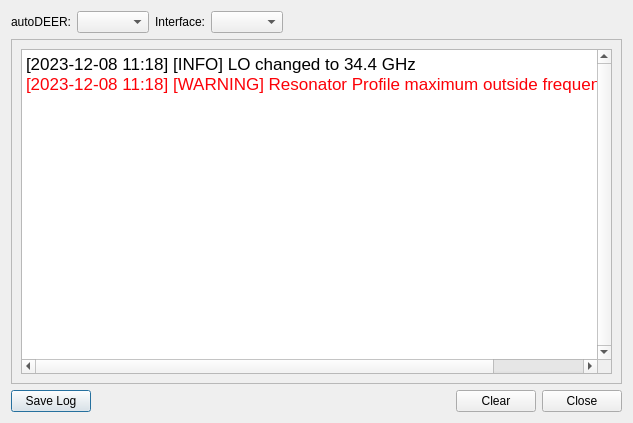
<?xml version="1.0" encoding="UTF-8"?>
<ui version="4.0">
 <class>Log</class>
 <widget class="QDialog" name="Log">
  <property name="geometry">
   <rect>
    <x>0</x>
    <y>0</y>
    <width>633</width>
    <height>423</height>
   </rect>
  </property>
  <property name="font">
   <font>
    <family>.AppleSystemUIFont</family>
   </font>
  </property>
  <property name="windowTitle">
   <string>Log</string>
  </property>
  <property name="windowOpacity">
   <double>1.000000000000000</double>
  </property>
  <layout class="QVBoxLayout" name="verticalLayout">
   <item>
    <layout class="QHBoxLayout" name="horizontalLayout">
     <item>
      <widget class="QLabel" name="label">
       <property name="text">
        <string>autoDEER:</string>
       </property>
       <property name="alignment">
        <set>Qt::AlignRight|Qt::AlignTrailing|Qt::AlignVCenter</set>
       </property>
      </widget>
     </item>
     <item>
      <widget class="QComboBox" name="autoDEER_log_level_combo"/>
     </item>
     <item>
      <widget class="QLabel" name="label_2">
       <property name="text">
        <string>Interface:</string>
       </property>
       <property name="alignment">
        <set>Qt::AlignRight|Qt::AlignTrailing|Qt::AlignVCenter</set>
       </property>
      </widget>
     </item>
     <item>
      <widget class="QComboBox" name="interface_log_level_combo"/>
     </item>
     <item>
      <spacer name="horizontalSpacer_2">
       <property name="orientation">
        <enum>Qt::Horizontal</enum>
       </property>
       <property name="sizeHint" stdset="0">
        <size>
         <width>40</width>
         <height>20</height>
        </size>
       </property>
      </spacer>
     </item>
    </layout>
   </item>
   <item>
    <widget class="QScrollArea" name="scrollArea">
     <property name="widgetResizable">
      <bool>true</bool>
     </property>
     <widget class="QWidget" name="scrollAreaWidgetContents">
      <property name="geometry">
       <rect>
        <x>0</x>
        <y>0</y>
        <width>607</width>
        <height>319</height>
       </rect>
      </property>
      <layout class="QVBoxLayout" name="verticalLayout_2">
       <item>
        <widget class="QTextEdit" name="log_text">
         <property name="frameShadow">
          <enum>QFrame::Sunken</enum>
         </property>
         <property name="verticalScrollBarPolicy">
          <enum>Qt::ScrollBarAlwaysOn</enum>
         </property>
         <property name="undoRedoEnabled">
          <bool>false</bool>
         </property>
         <property name="lineWrapMode">
          <enum>QTextEdit::NoWrap</enum>
         </property>
         <property name="html">
          <string>&lt;!DOCTYPE HTML PUBLIC &quot;-//W3C//DTD HTML 4.0//EN&quot; &quot;http://www.w3.org/TR/REC-html40/strict.dtd&quot;&gt;
&lt;html&gt;&lt;head&gt;&lt;meta name=&quot;qrichtext&quot; content=&quot;1&quot; /&gt;&lt;style type=&quot;text/css&quot;&gt;
p, li { white-space: pre-wrap; }
&lt;/style&gt;&lt;/head&gt;&lt;body style=&quot; font-family:'.AppleSystemUIFont'; font-size:13pt; font-weight:400; font-style:normal;&quot;&gt;
&lt;p style=&quot; margin-top:0px; margin-bottom:0px; margin-left:0px; margin-right:0px; -qt-block-indent:0; text-indent:0px;&quot;&gt;[2023-12-08 11:18] [INFO] LO changed to 34.4 GHz&lt;/p&gt;
&lt;p style=&quot; margin-top:0px; margin-bottom:0px; margin-left:0px; margin-right:0px; -qt-block-indent:0; text-indent:0px;&quot;&gt;&lt;span style=&quot; color:#fc0107;&quot;&gt;[2023-12-08 11:18] [WARNING] Resonator Profile maximum outside frequency scan range&lt;/span&gt;&lt;/p&gt;&lt;/body&gt;&lt;/html&gt;</string>
         </property>
         <property name="textInteractionFlags">
          <set>Qt::LinksAccessibleByKeyboard|Qt::LinksAccessibleByMouse|Qt::TextBrowserInteraction|Qt::TextSelectableByKeyboard|Qt::TextSelectableByMouse</set>
         </property>
        </widget>
       </item>
      </layout>
     </widget>
    </widget>
   </item>
   <item>
    <layout class="QHBoxLayout" name="horizontalLayout_2">
     <item>
      <widget class="QPushButton" name="save_log_button">
       <property name="text">
        <string>Save Log</string>
       </property>
      </widget>
     </item>
     <item>
      <spacer name="horizontalSpacer">
       <property name="orientation">
        <enum>Qt::Horizontal</enum>
       </property>
       <property name="sizeHint" stdset="0">
        <size>
         <width>40</width>
         <height>20</height>
        </size>
       </property>
      </spacer>
     </item>
     <item>
      <widget class="QPushButton" name="clear_log_button">
       <property name="text">
        <string>Clear</string>
       </property>
      </widget>
     </item>
     <item>
      <widget class="QPushButton" name="close_log_button">
       <property name="text">
        <string>Close</string>
       </property>
      </widget>
     </item>
    </layout>
   </item>
  </layout>
 </widget>
 <resources/>
 <connections/>
</ui>
